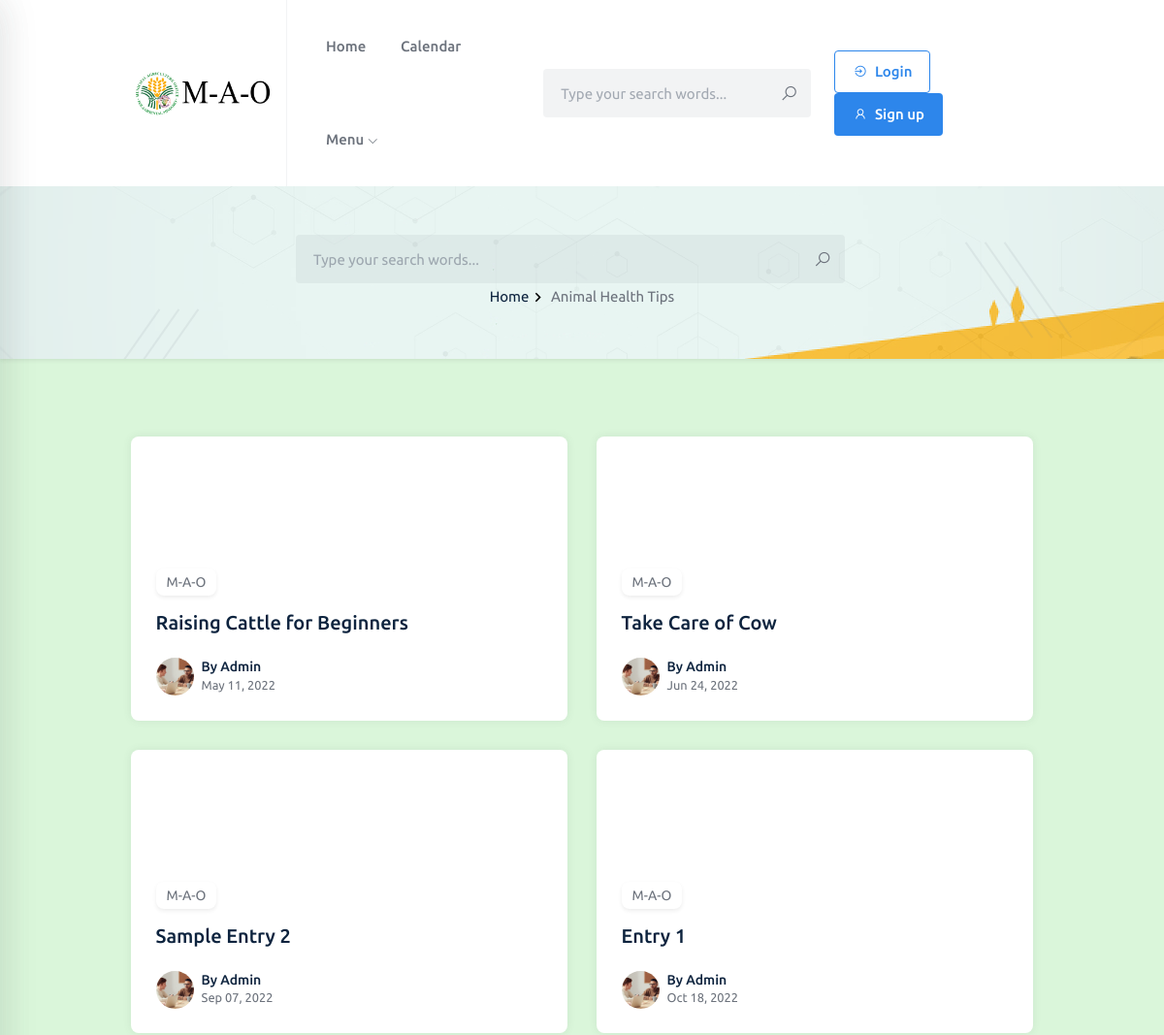
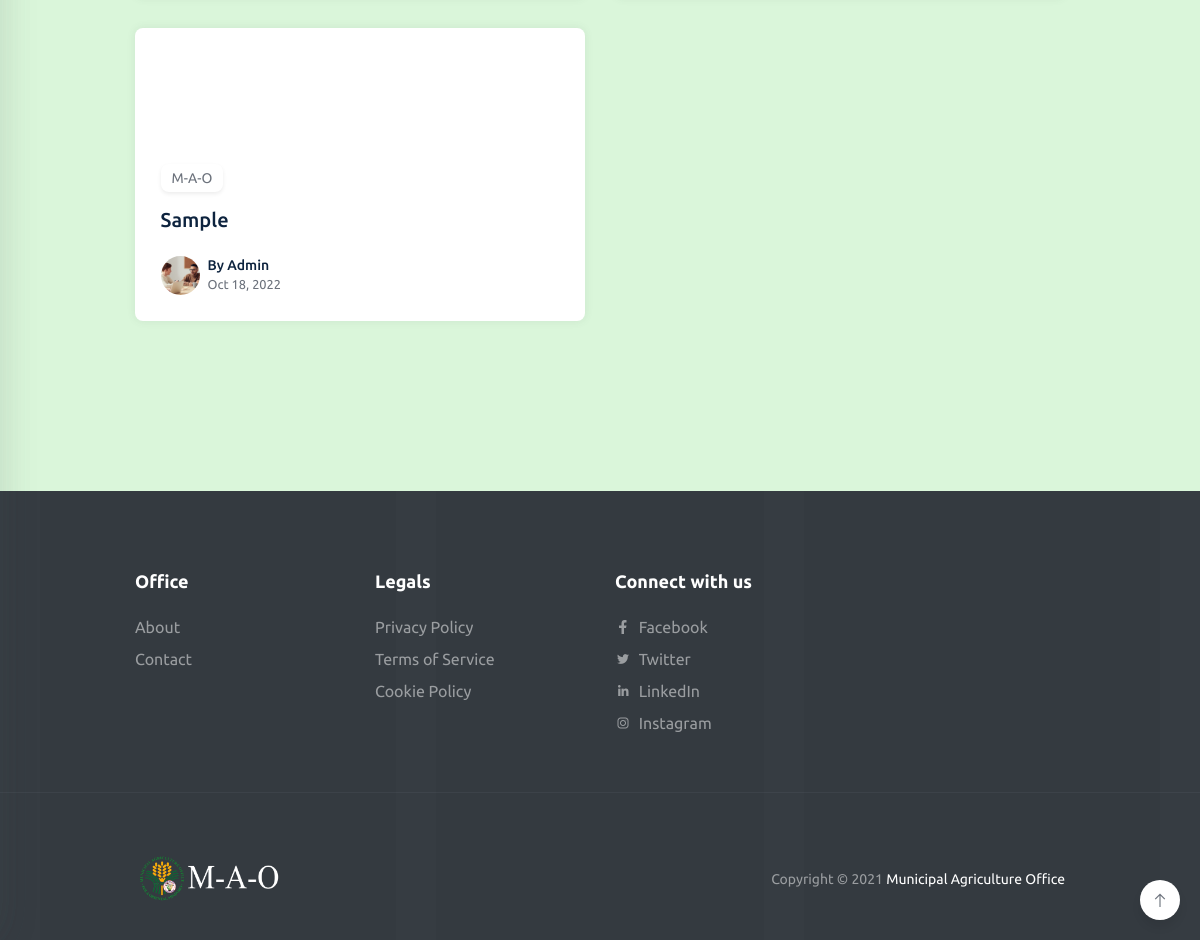
Screenshot of /index.php/home_controller/animalhealth with the database file from the repository (2 pictures, top to bottom).
### tables this page shows
CREATE TABLE `animalhealthtips` (
  `id` int(11) NOT NULL,
  `link` varchar(100) NOT NULL,
  `title` varchar(100) NOT NULL,
  `slug` varchar(100) NOT NULL,
  `subtitle` varchar(100) NOT NULL,
  `body` longtext NOT NULL,
  `date_added` datetime NOT NULL DEFAULT current_timestamp()
);

### application/controllers/Home_controller.php (called while the page is built, shortened)
<?php
class Home_controller extends CI_Controller {
    public function __construct() {
        $this->load->model('Home_model');
        $this->load->database();
      }
    public function animalhealth()
	{
        $config = array();
        $config["base_url"] = base_url() . "Animal-Health-Tips";
        $config["total_rows"] = $this->Animal_model->get_count();
        $config["per_page"] = 9;
        $config["uri_segment"] = 2;
        $config['full_tag_open'] = '<ul class="pagination generic-pagination justify-content-center">';
        $config['full_tag_close'] = '</ul>';
        $config['first_link'] = 'First';
        $config['last_link'] = 'Last';
        $config['first_tag_open'] = '<li class="page-item"><span class="page-link">';
        $config['first_tag_close'] = '</span></li>';
        $config['prev_link'] = '&laquo';
        $config['prev_tag_open'] = '<li class="page-item"><span class="page-link">';
        $config['prev_tag_close'] = '</span></li>';
        $config['next_link'] = '&raquo';
        $config['next_tag_open'] = '<li class="page-item"><span class="page-link">';
        $config['next_tag_close'] = '</span></li>';
        $config['last_tag_open'] = '<li class="page-item"><span class="page-link">';
        $config['last_tag_close'] = '</span></li>';
        $config['cur_tag_open'] = '<li class="page-item active"><a class="page-link" href="#">';
        $config['cur_tag_close'] = '</a></li>';
        $config['num_tag_open'] = '<li class="page-item"><span class="page-link">';
        $config['num_tag_close'] = '</span></li>';
        $this->pagination->initialize($config);
        $page = ($this->uri->segment(2)) ? $this->uri->segment(2) : 0;
        $data["links"] = $this->pagination->create_links();
        $data['animalhealth'] = $this->Animal_model->get_authors($config["per_page"], $page);
        $data['user'] = $this->User_model->getuser();
        $this->load->view('Home/header',$data);
        $this->load->view('Animal/animalhealth',$data);
        $this->load->view('Home/footer');
	}
}

### index.php (called while the page is built, shortened)
<?php
require_once BASEPATH.'core/CodeIgniter.php';

### application/models/Animal_model.php (called while the page is built, shortened)
<?php
class Animal_model extends CI_Model{
    protected $table = 'animalhealthtips';
    public function get_authors($limit, $start) {
        $this->db->limit($limit, $start);
        $query = $this->db->get($this->table);
        return $query->result_array();
    }
}

### application/views/Animal/animalhealth.php (the view, shortened to what this page needs)
<section class="hero-area pattern-bg-2 bg-white shadow-sm overflow-hidden pt-50px pb-50px" style="background-image: url(<?=base_url()?>assets/adminuploads/aboutus.png);">
    <span class="stroke-shape stroke-shape-1"></span>
    <span class="stroke-shape stroke-shape-2"></span>
    <span class="stroke-shape stroke-shape-3"></span>
    <span class="stroke-shape stroke-shape-4"></span>
    <span class="stroke-shape stroke-shape-5"></span>
    <span class="stroke-shape stroke-shape-6"></span>
    <div class="container">
        <div class="hero-content text-center">
            <div class="col-lg-8" style="margin: auto;">
            <form method="POST" action="<?=base_url()?>AnimalHealthTip-Search" class="mr-4">
                <div class="form-group mb-0">
                    <input class="form-control form--control form--control-bg-gray" type="text" id="search" name="search" placeholder="Type your search words...">
                    <button class="form-btn" type="submit"><i class="la la-search"></i></button>
                </div>
            </form>
            </div>
            <ul class="breadcrumb-list">
                <li><a href="<?=base_url()?>">Home</a><span><svg xmlns="http://www.w3.org/2000/svg" height="19px" viewBox="0 0 24 24" width="19px" fill="#000000"><path d="M0 0h24v24H0V0z" fill="none"/><path d="M10 6L8.59 7.41 13.17 12l-4.58 4.59L10 18l6-6-6-6z"/></svg></span></li>
                <li>Animal Health Tips</li>
            </ul>
        </div>
    </div>
</section>
<section class="blog-area pt-80px pb-80px" style="background-color: hsl(120, 60%, 70%,0.3);">
    <div class="container">
        <div class="row">
            <?php foreach($animalhealth as $row) :?>
            <div class="col-lg-6 responsive-column-half">
                <div class="card card-item hover-y">
                                    <?php if ($row['link']){  ?>
                                        <?php
                                        $videoURL = $row['link'];
                                        $convertedURL1 = str_replace("youtu.be/","youtube.com/embed/", $videoURL);
                                        $convertedURL2 = str_replace("watch?v=","embed/", $videoURL);
                                        ?>
                                        <iframe class="embed-resonsive-item"  src="<?php if (strpos($videoURL, "youtu.be")==true){
                                            echo $convertedURL1 ;
                                        }
                                        elseif (strpos($videoURL, "watch?v=")==true) {
                                        echo $convertedURL2;
                                        }else{
                                            echo $videoURL;
                                        } ?>" frameborder="0" allow="accelerometer; autoplay; encrypted-media; gyroscope; picture-in-picture" class="border-0" allowfullscreen></iframe>
                                    <?php }else{ ?>
                                    <img class="img-fluid" src="dist/img/unavailable.png" alt="Photo" width="240" height="160">
                                    <?php } ?>
                    <div class="card-body pt-0">
                        <a href="<?=base_url()?>AnimalHealthTip-Single/<?php echo $row['slug'];?>" class="card-link">M-A-O</a>
                        <h5 class="card-title fw-medium"><a href="<?=base_url()?>AnimalHealthTip-Single/<?php echo $row['slug'];?>"><?php echo $row['title'];?></a></h5>
                        <div class="media media-card align-items-center shadow-none p-0 mb-0 rounded-0 mt-4 bg-transparent">
                            <a href="#" class="media-img media-img--sm d-block mr-2 rounded-full">
                                <img src="<?=base_url()?>assets/disilab/images/img1.jpg" alt="avatar" class="rounded-full">
                            </a>
                            <div class="media-body">
                                <h5 class="fs-14 fw-medium">By <a href="#">Admin</a></h5>
                                <small class="meta d-block lh-20">
                                    <span><?php echo date('M d, Y', strtotime($row['date_added']))?></span>
                                </small>
                            </div>
                        </div>
                    </div>
                </div>
            </div>
            <?php endforeach ?>
        </div>
        <div class="pager text-center pt-30px">
        </div>
        <div class="pager text-center pt-30px">
        </div>
    </div>
</section>

### rows the page displays
animalhealthtips: title "Raising Cattle for Beginners", date_added "May 11, 2022"
animalhealthtips: title "Take Care of Cow", date_added "Jun 24, 2022"
animalhealthtips: title "Sample Entry 2", date_added "Sep 07, 2022"
animalhealthtips: title "Entry 1", date_added "Oct 18, 2022"
animalhealthtips: title "Sample", date_added "Oct 18, 2022"
